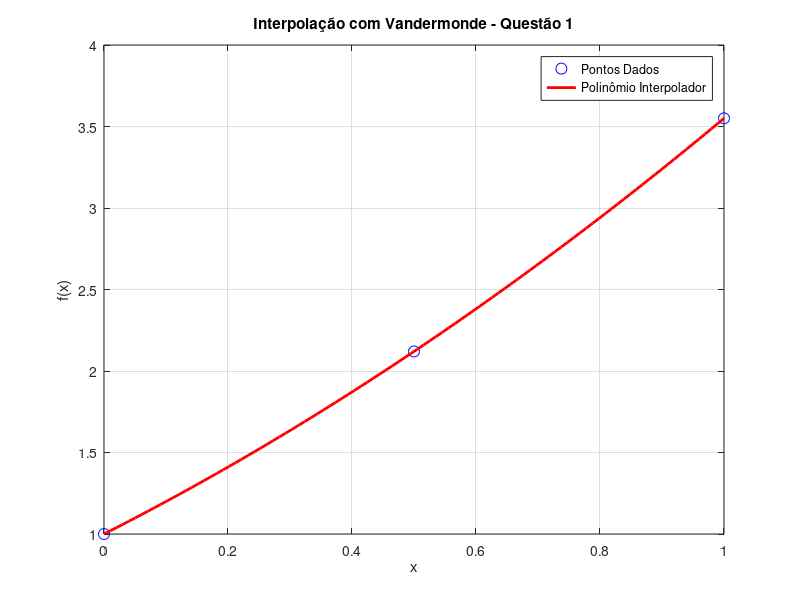
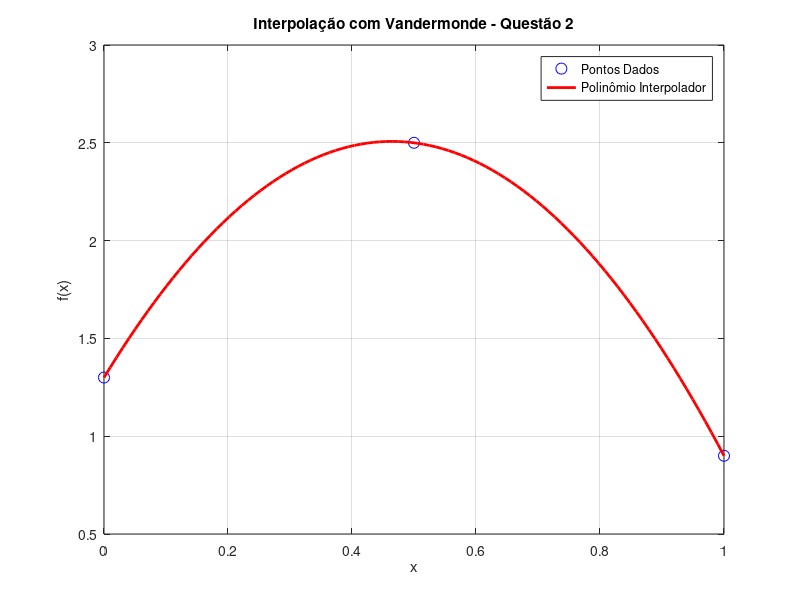

The MATLAB script that drew these images, in order:
function lista11Questao3Vandermonde()
    % Dados da Questão 1
    x1 = [0, 0.5, 1.0];
    fx1 = [1.0, 2.12, 3.55];

    % Dados da Questão 2
    x2 = [0, 0.5, 1.0];
    fx2 = [1.3, 2.5, 0.9];

    % Resolver com matriz de Vandermonde para cada conjunto de dados
    coef1 = vandermonde_interpolacao(x1, fx1);
    coef2 = vandermonde_interpolacao(x2, fx2);

    fprintf('Coeficientes do polinômio da Questão 1:\n');
    disp(coef1');

    fprintf('Coeficientes do polinômio da Questão 2:\n');
    disp(coef2');

    % Plotar os polinômios
    plot_vandermonde(x1, fx1, coef1, 'Interpolação com Vandermonde - Questão 1');
    plot_vandermonde(x2, fx2, coef2, 'Interpolação com Vandermonde - Questão 2');
endfunction

function coef = vandermonde_interpolacao(x, fx)
    % Construção da matriz de Vandermonde
    V = vander(x);

    % Resolver o sistema linear V * coef = fx
    coef = V \ fx';
endfunction

function plot_vandermonde(x, fx, coef, plot_title)
    % Definir intervalo de plotagem
    x_plot = linspace(min(x), max(x), 100);
    y_plot = polyval(coef, x_plot);

    % Plotar o gráfico
    figure;
    plot(x, fx, 'bo', 'MarkerSize', 8); % Pontos dados
    hold on;
    plot(x_plot, y_plot, 'r-', 'LineWidth', 2); % Polinômio interpolador
    xlabel('x');
    ylabel('f(x)');
    title(plot_title);
    legend('Pontos Dados', 'Polinômio Interpolador');
    grid on;
endfunction

lista11Questao3Vandermonde();

